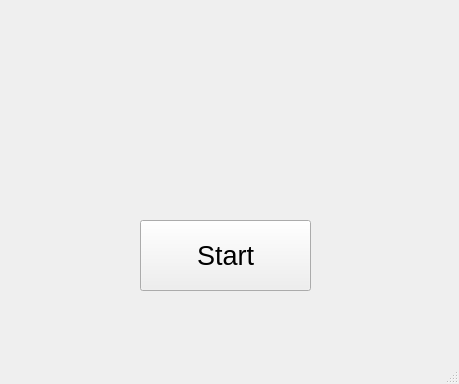
<?xml version="1.0" encoding="UTF-8"?>
<ui version="4.0">
 <class>MainWindow</class>
 <widget class="QMainWindow" name="MainWindow">
  <property name="geometry">
   <rect>
    <x>0</x>
    <y>0</y>
    <width>459</width>
    <height>384</height>
   </rect>
  </property>
  <property name="windowTitle">
   <string>MainWindow</string>
  </property>
  <widget class="QWidget" name="centralwidget">
   <widget class="QPushButton" name="Button_start">
    <property name="geometry">
     <rect>
      <x>140</x>
      <y>220</y>
      <width>171</width>
      <height>71</height>
     </rect>
    </property>
    <property name="font">
     <font>
      <pointsize>20</pointsize>
     </font>
    </property>
    <property name="text">
     <string>Start</string>
    </property>
   </widget>
  </widget>
  <widget class="QMenuBar" name="menubar">
   <property name="geometry">
    <rect>
     <x>0</x>
     <y>0</y>
     <width>459</width>
     <height>22</height>
    </rect>
   </property>
  </widget>
  <widget class="QStatusBar" name="statusbar"/>
 </widget>
 <resources/>
 <connections/>
</ui>
